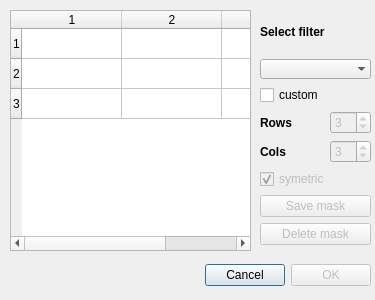
<ui version="4.0" >
 <class>FilterDialog</class>
 <widget class="QDialog" name="FilterDialog" >
  <property name="windowModality" >
   <enum>Qt::ApplicationModal</enum>
  </property>
  <property name="geometry" >
   <rect>
    <x>0</x>
    <y>0</y>
    <width>375</width>
    <height>300</height>
   </rect>
  </property>
  <property name="sizePolicy" >
   <sizepolicy>
    <hsizetype>0</hsizetype>
    <vsizetype>0</vsizetype>
    <horstretch>0</horstretch>
    <verstretch>0</verstretch>
   </sizepolicy>
  </property>
  <property name="minimumSize" >
   <size>
    <width>375</width>
    <height>300</height>
   </size>
  </property>
  <property name="maximumSize" >
   <size>
    <width>375</width>
    <height>300</height>
   </size>
  </property>
  <property name="windowTitle" >
   <string>Choose filter type</string>
  </property>
  <property name="sizeGripEnabled" >
   <bool>false</bool>
  </property>
  <property name="modal" >
   <bool>true</bool>
  </property>
  <widget class="QWidget" name="horizontalLayout" >
   <property name="geometry" >
    <rect>
     <x>10</x>
     <y>260</y>
     <width>361</width>
     <height>31</height>
    </rect>
   </property>
   <layout class="QHBoxLayout" >
    <property name="margin" >
     <number>0</number>
    </property>
    <property name="spacing" >
     <number>6</number>
    </property>
    <item>
     <spacer>
      <property name="orientation" >
       <enum>Qt::Horizontal</enum>
      </property>
      <property name="sizeHint" >
       <size>
        <width>40</width>
        <height>20</height>
       </size>
      </property>
     </spacer>
    </item>
    <item>
     <widget class="QPushButton" name="cancelButton" >
      <property name="text" >
       <string>Cancel</string>
      </property>
     </widget>
    </item>
    <item>
     <widget class="QPushButton" name="okButton" >
      <property name="enabled" >
       <bool>false</bool>
      </property>
      <property name="text" >
       <string>OK</string>
      </property>
     </widget>
    </item>
   </layout>
  </widget>
  <widget class="QWidget" name="verticalLayout" >
   <property name="geometry" >
    <rect>
     <x>260</x>
     <y>10</y>
     <width>111</width>
     <height>235</height>
    </rect>
   </property>
   <layout class="QVBoxLayout" >
    <property name="margin" >
     <number>0</number>
    </property>
    <property name="spacing" >
     <number>6</number>
    </property>
    <item>
     <widget class="QLabel" name="label" >
      <property name="font" >
       <font>
        <weight>75</weight>
        <bold>true</bold>
       </font>
      </property>
      <property name="text" >
       <string>Select filter</string>
      </property>
      <property name="buddy" >
       <cstring>comboBox</cstring>
      </property>
     </widget>
    </item>
    <item>
     <widget class="QComboBox" name="comboBox" >
      <property name="sizePolicy" >
       <sizepolicy>
        <hsizetype>1</hsizetype>
        <vsizetype>0</vsizetype>
        <horstretch>0</horstretch>
        <verstretch>0</verstretch>
       </sizepolicy>
      </property>
      <property name="editable" >
       <bool>false</bool>
      </property>
      <property name="sizeAdjustPolicy" >
       <enum>QComboBox::AdjustToContentsOnFirstShow</enum>
      </property>
      <property name="duplicatesEnabled" >
       <bool>true</bool>
      </property>
      <property name="frame" >
       <bool>false</bool>
      </property>
     </widget>
    </item>
    <item>
     <widget class="QCheckBox" name="checkBox" >
      <property name="text" >
       <string>custom</string>
      </property>
     </widget>
    </item>
    <item>
     <layout class="QHBoxLayout" >
      <property name="margin" >
       <number>0</number>
      </property>
      <property name="spacing" >
       <number>6</number>
      </property>
      <item>
       <widget class="QLabel" name="label_2" >
        <property name="font" >
         <font>
          <weight>75</weight>
          <bold>true</bold>
         </font>
        </property>
        <property name="text" >
         <string>Rows</string>
        </property>
        <property name="buddy" >
         <cstring>spinBox</cstring>
        </property>
       </widget>
      </item>
      <item>
       <widget class="QSpinBox" name="spinBox" >
        <property name="enabled" >
         <bool>false</bool>
        </property>
        <property name="sizePolicy" >
         <sizepolicy>
          <hsizetype>4</hsizetype>
          <vsizetype>0</vsizetype>
          <horstretch>0</horstretch>
          <verstretch>0</verstretch>
         </sizepolicy>
        </property>
        <property name="maximum" >
         <number>15</number>
        </property>
        <property name="minimum" >
         <number>1</number>
        </property>
        <property name="singleStep" >
         <number>2</number>
        </property>
        <property name="value" >
         <number>3</number>
        </property>
       </widget>
      </item>
     </layout>
    </item>
    <item>
     <layout class="QHBoxLayout" >
      <property name="margin" >
       <number>0</number>
      </property>
      <property name="spacing" >
       <number>6</number>
      </property>
      <item>
       <widget class="QLabel" name="label_3" >
        <property name="font" >
         <font>
          <weight>75</weight>
          <bold>true</bold>
         </font>
        </property>
        <property name="text" >
         <string>Cols</string>
        </property>
        <property name="buddy" >
         <cstring>spinBox_2</cstring>
        </property>
       </widget>
      </item>
      <item>
       <widget class="QSpinBox" name="spinBox_2" >
        <property name="enabled" >
         <bool>false</bool>
        </property>
        <property name="sizePolicy" >
         <sizepolicy>
          <hsizetype>4</hsizetype>
          <vsizetype>0</vsizetype>
          <horstretch>0</horstretch>
          <verstretch>0</verstretch>
         </sizepolicy>
        </property>
        <property name="maximum" >
         <number>15</number>
        </property>
        <property name="minimum" >
         <number>1</number>
        </property>
        <property name="singleStep" >
         <number>2</number>
        </property>
        <property name="value" >
         <number>3</number>
        </property>
       </widget>
      </item>
     </layout>
    </item>
    <item>
     <widget class="QCheckBox" name="checkBox_2" >
      <property name="enabled" >
       <bool>false</bool>
      </property>
      <property name="text" >
       <string>symetric</string>
      </property>
      <property name="checked" >
       <bool>true</bool>
      </property>
     </widget>
    </item>
    <item>
     <widget class="QPushButton" name="saveButton" >
      <property name="enabled" >
       <bool>false</bool>
      </property>
      <property name="text" >
       <string>Save mask</string>
      </property>
     </widget>
    </item>
    <item>
     <widget class="QPushButton" name="deleteButton" >
      <property name="enabled" >
       <bool>false</bool>
      </property>
      <property name="text" >
       <string>Delete mask</string>
      </property>
     </widget>
    </item>
   </layout>
  </widget>
  <widget class="QTableWidget" name="tableWidget" >
   <property name="geometry" >
    <rect>
     <x>10</x>
     <y>10</y>
     <width>241</width>
     <height>241</height>
    </rect>
   </property>
   <property name="sizePolicy" >
    <sizepolicy>
     <hsizetype>0</hsizetype>
     <vsizetype>0</vsizetype>
     <horstretch>0</horstretch>
     <verstretch>0</verstretch>
    </sizepolicy>
   </property>
   <property name="verticalScrollBarPolicy" >
    <enum>Qt::ScrollBarAsNeeded</enum>
   </property>
   <property name="horizontalScrollBarPolicy" >
    <enum>Qt::ScrollBarAsNeeded</enum>
   </property>
   <property name="editTriggers" >
    <set>QAbstractItemView::NoEditTriggers</set>
   </property>
   <property name="alternatingRowColors" >
    <bool>false</bool>
   </property>
   <property name="selectionMode" >
    <enum>QAbstractItemView::NoSelection</enum>
   </property>
   <property name="textElideMode" >
    <enum>Qt::ElideMiddle</enum>
   </property>
   <property name="rowCount" >
    <number>3</number>
   </property>
   <property name="columnCount" >
    <number>3</number>
   </property>
   <row/>
   <row/>
   <row/>
   <column/>
   <column/>
   <column/>
  </widget>
 </widget>
 <resources/>
 <connections>
  <connection>
   <sender>checkBox</sender>
   <signal>clicked(bool)</signal>
   <receiver>spinBox</receiver>
   <slot>setEnabled(bool)</slot>
   <hints>
    <hint type="sourcelabel" >
     <x>340</x>
     <y>81</y>
    </hint>
    <hint type="destinationlabel" >
     <x>338</x>
     <y>104</y>
    </hint>
   </hints>
  </connection>
  <connection>
   <sender>checkBox</sender>
   <signal>clicked(bool)</signal>
   <receiver>spinBox_2</receiver>
   <slot>setEnabled(bool)</slot>
   <hints>
    <hint type="sourcelabel" >
     <x>348</x>
     <y>81</y>
    </hint>
    <hint type="destinationlabel" >
     <x>355</x>
     <y>139</y>
    </hint>
   </hints>
  </connection>
  <connection>
   <sender>checkBox</sender>
   <signal>clicked(bool)</signal>
   <receiver>checkBox_2</receiver>
   <slot>setEnabled(bool)</slot>
   <hints>
    <hint type="sourcelabel" >
     <x>353</x>
     <y>70</y>
    </hint>
    <hint type="destinationlabel" >
     <x>354</x>
     <y>168</y>
    </hint>
   </hints>
  </connection>
  <connection>
   <sender>cancelButton</sender>
   <signal>clicked()</signal>
   <receiver>FilterDialog</receiver>
   <slot>reject()</slot>
   <hints>
    <hint type="sourcelabel" >
     <x>288</x>
     <y>268</y>
    </hint>
    <hint type="destinationlabel" >
     <x>179</x>
     <y>282</y>
    </hint>
   </hints>
  </connection>
  <connection>
   <sender>okButton</sender>
   <signal>clicked()</signal>
   <receiver>FilterDialog</receiver>
   <slot>accept()</slot>
   <hints>
    <hint type="sourcelabel" >
     <x>369</x>
     <y>268</y>
    </hint>
    <hint type="destinationlabel" >
     <x>96</x>
     <y>254</y>
    </hint>
   </hints>
  </connection>
  <connection>
   <sender>deleteButton</sender>
   <signal>clicked(bool)</signal>
   <receiver>okButton</receiver>
   <slot>setEnabled(bool)</slot>
   <hints>
    <hint type="sourcelabel" >
     <x>338</x>
     <y>233</y>
    </hint>
    <hint type="destinationlabel" >
     <x>332</x>
     <y>288</y>
    </hint>
   </hints>
  </connection>
  <connection>
   <sender>checkBox</sender>
   <signal>clicked(bool)</signal>
   <receiver>saveButton</receiver>
   <slot>setEnabled(bool)</slot>
   <hints>
    <hint type="sourcelabel" >
     <x>366</x>
     <y>76</y>
    </hint>
    <hint type="destinationlabel" >
     <x>273</x>
     <y>196</y>
    </hint>
   </hints>
  </connection>
  <connection>
   <sender>checkBox</sender>
   <signal>clicked(bool)</signal>
   <receiver>deleteButton</receiver>
   <slot>setEnabled(bool)</slot>
   <hints>
    <hint type="sourcelabel" >
     <x>286</x>
     <y>74</y>
    </hint>
    <hint type="destinationlabel" >
     <x>288</x>
     <y>224</y>
    </hint>
   </hints>
  </connection>
 </connections>
</ui>
